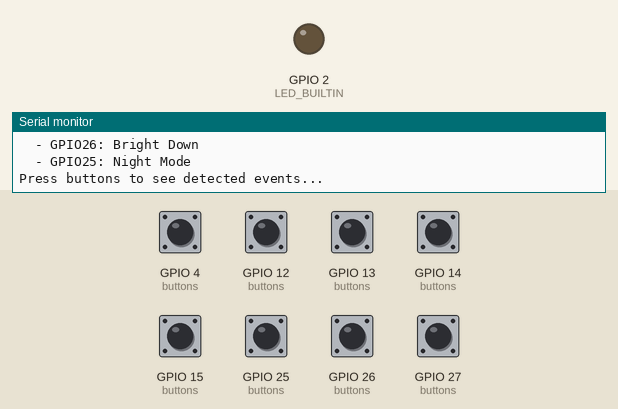
The sketch below on a simulated ESP32. On the bench: output pins drawn as LEDs (lit = HIGH), the last lines printed to the serial monitor. The inputs (shaded band) are chosen by the test bench; at power-on: GPIO 4 (buttons), GPIO 12 (buttons), GPIO 13 (buttons), GPIO 14 (buttons), GPIO 15 (buttons), GPIO 25 (buttons), GPIO 26 (buttons), GPIO 27 (buttons) HIGH.

Above: at 2.2 s.
2.3 s: GPIO 4 (buttons) pulled LOW for 0.15 s
At 2.9 s:
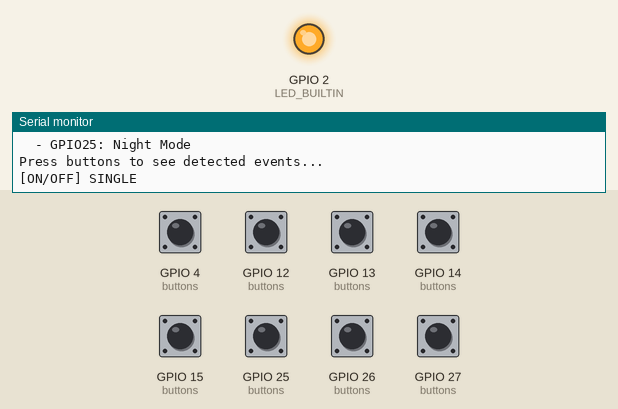
4.4 s: GPIO 12 (buttons) pulled LOW for 0.15 s
At 5.7 s:
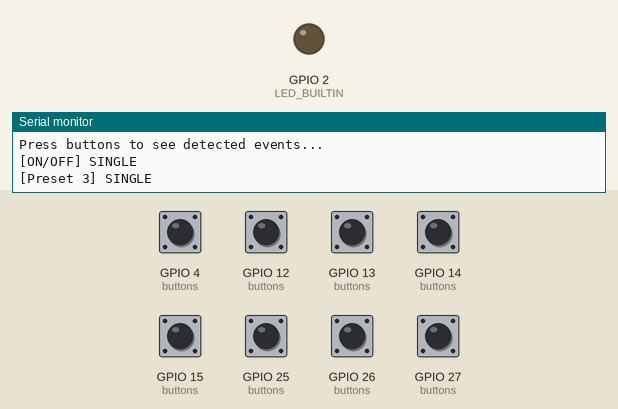
6.4 s: GPIO 13 (buttons) pulled LOW for 1 s
At 7.38 s:
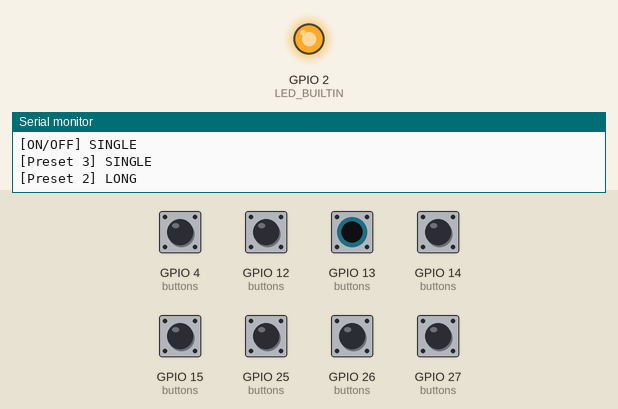
8.9 s: GPIO 25 (buttons) pulled LOW for 0.15 s
At 10.3 s:
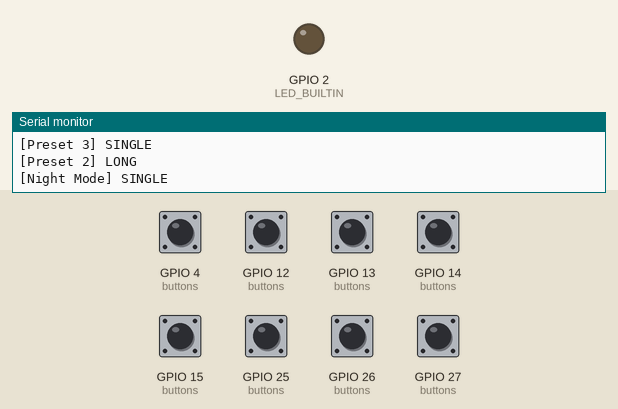
10.9 s: GPIO 26 (buttons) pulled LOW for 0.15 s
At 12.6 s:
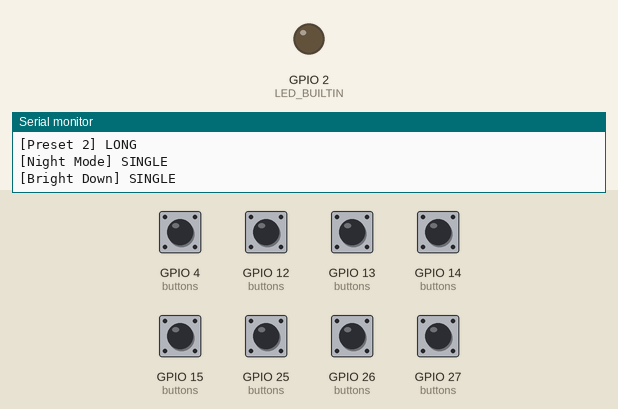
12.9 s: GPIO 27 (buttons) pulled LOW for 0.15 s
At 14.6 s:
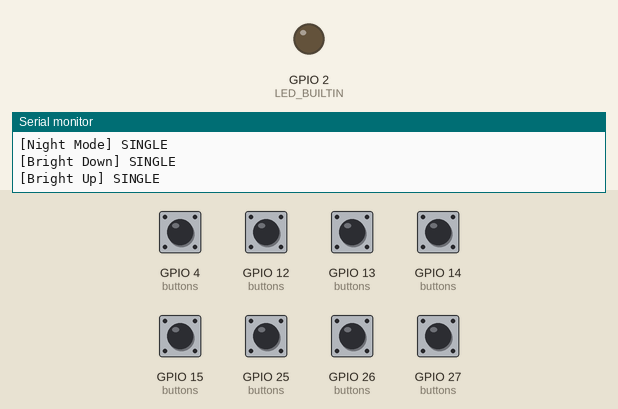
Timing chart, 0 to 15.9 s (numbered marks = the images above; inputs shaded):
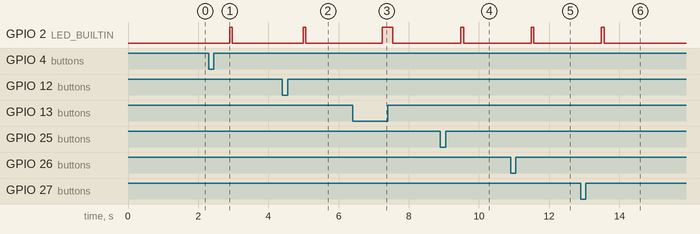

Measured:
- after the input at 2.3 s, GPIO 2 (LED_BUILTIN): LOW → HIGH after 0.59 s, → LOW 0.08 s later
- after the input at 4.4 s, GPIO 2 (LED_BUILTIN): LOW → HIGH after 0.59 s, → LOW 0.08 s later
- after the input at 6.4 s, GPIO 2 (LED_BUILTIN): LOW → HIGH after 0.84 s, → LOW 0.30 s later
- after the input at 8.9 s, GPIO 2 (LED_BUILTIN): LOW → HIGH after 0.59 s, → LOW 0.08 s later
- after the input at 10.9 s, GPIO 2 (LED_BUILTIN): LOW → HIGH after 0.59 s, → LOW 0.08 s later
- after the input at 12.9 s, GPIO 2 (LED_BUILTIN): LOW → HIGH after 0.59 s, → LOW 0.08 s later

The sketch:

button_press_test.ino
```cpp
// Button press tester for ESP32 DEVKIT V1
// Detects single, double, and long presses on all configured buttons.
#include <Arduino.h>

// Button pin definitions for DOIT ESP32 DEVKIT V1
#define BTN_ON_OFF    4
#define BTN_PRESET1   15
#define BTN_PRESET2   13
#define BTN_PRESET3   12
#define BTN_PRESET4   14
#define BTN_BRIGHT_UP 27
#define BTN_BRIGHT_DN 26
#define BTN_NIGHT     25

#define LED_BUILTIN 2  // On-board LED

struct ButtonConfig {
  uint8_t pin;
  const char* name;
};

ButtonConfig buttons[] = {
  {BTN_ON_OFF,    "ON/OFF"},
  {BTN_PRESET1,   "Preset 1"},
  {BTN_PRESET2,   "Preset 2"},
  {BTN_PRESET3,   "Preset 3"},
  {BTN_PRESET4,   "Preset 4"},
  {BTN_BRIGHT_UP, "Bright Up"},
  {BTN_BRIGHT_DN, "Bright Down"},
  {BTN_NIGHT,     "Night Mode"}
};

const int NUM_BUTTONS = sizeof(buttons) / sizeof(buttons[0]);

// Timing parameters (tweak as needed)
const unsigned long DEBOUNCE_MS   = 30;
const unsigned long DOUBLE_MS     = 400;
const unsigned long LONG_PRESS_MS = 800;

struct ButtonState {
  bool lastReading = HIGH;
  bool stableState = HIGH;
  unsigned long lastDebounce = 0;
  unsigned long pressStart = 0;
  unsigned long lastRelease = 0;
  uint8_t clickCount = 0;
  bool longReported = false;
};

ButtonState states[NUM_BUTTONS];

void indicateEvent(uint8_t flashes, bool longHold) {
  if (longHold) {
    digitalWrite(LED_BUILTIN, HIGH);
    delay(300);
    digitalWrite(LED_BUILTIN, LOW);
    delay(100);
    return;
  }

  for (uint8_t i = 0; i < flashes; i++) {
    digitalWrite(LED_BUILTIN, HIGH);
    delay(80);
    digitalWrite(LED_BUILTIN, LOW);
    delay(80);
  }
}

void reportEvent(const char* name, const char* type) {
  Serial.print("[");
  Serial.print(name);
  Serial.print("] ");
  Serial.println(type);

  if (strcmp(type, "LONG") == 0) {
    indicateEvent(0, true);
  } else if (strcmp(type, "DOUBLE") == 0) {
    indicateEvent(2, false);
  } else {
    indicateEvent(1, false);
  }
}

void setup() {
  Serial.begin(115200);
  delay(1000);

  Serial.println("\n\n=== ESP32 Button Press Tester ===");
  Serial.print("Buttons monitored: ");
  Serial.println(NUM_BUTTONS);
  Serial.println("Detects: SINGLE, DOUBLE (<=400ms), LONG (>=800ms)");

  pinMode(LED_BUILTIN, OUTPUT);
  digitalWrite(LED_BUILTIN, LOW);

  for (int i = 0; i < NUM_BUTTONS; i++) {
    pinMode(buttons[i].pin, INPUT_PULLUP);
    Serial.print("  - GPIO");
    Serial.print(buttons[i].pin);
    Serial.print(": ");
    Serial.println(buttons[i].name);
  }

  Serial.println("\nPress buttons to see detected events...\n");
}

void loop() {
  unsigned long now = millis();

  for (int i = 0; i < NUM_BUTTONS; i++) {
    ButtonState &st = states[i];
    int reading = digitalRead(buttons[i].pin);

    // Debounce on any change
    if (reading != st.lastReading) {
      st.lastDebounce = now;
      st.lastReading = reading;
    }

    if ((now - st.lastDebounce) > DEBOUNCE_MS && reading != st.stableState) {
      st.stableState = reading;

      if (st.stableState == LOW) {  // Pressed
        st.pressStart = now;
        st.longReported = false;
      } else {  // Released
        unsigned long pressDuration = now - st.pressStart;
        if (!st.longReported) {
          st.clickCount++;
          st.lastRelease = now;
        } else {
          st.clickCount = 0;  // Long already handled
        }
      }
    }

    // Long press detection while held
    if (!st.longReported && st.stableState == LOW && (now - st.pressStart) >= LONG_PRESS_MS) {
      reportEvent(buttons[i].name, "LONG");
      st.longReported = true;
      st.clickCount = 0;
    }

    // Double / single decision after release
    if (st.clickCount == 1 && (now - st.lastRelease) > DOUBLE_MS) {
      reportEvent(buttons[i].name, "SINGLE");
      st.clickCount = 0;
    } else if (st.clickCount >= 2) {
      reportEvent(buttons[i].name, "DOUBLE");
      st.clickCount = 0;
    }
  }

  delay(5);  // Light touch delay to reduce CPU churn
}
```
